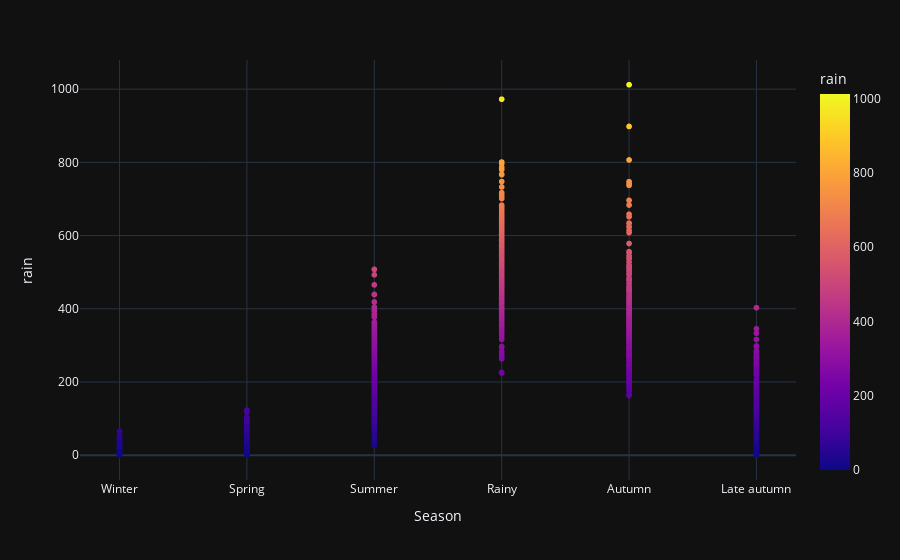

The notebook cell saved with this chart:
### Code cell
pio.templates.default = "plotly_dark"
fig = px.scatter(df, x = "Season", y = "rain", color="rain")
fig.show()

### Figure 1 — Plotly figure (JSON) as saved in the notebook; plotly's stock layout.template omitted (floating-point values rounded to 4 significant figures; data arrays with more than 128 entries replaced by an {"elided": "..."} marker saying what was removed)
{"data": [{"hovertemplate": "Season=%{x}<br>rain=%{marker.color}<extra></extra>", "legendgroup": "", "marker": {"color": {"elided": "1380 float values"}, "coloraxis": "coloraxis", "symbol": "circle"}, "mode": "markers", "name": "", "showlegend": false, "type": "scattergl", "x": {"elided": "1380 str values"}, "xaxis": "x", "y": {"elided": "1380 float values"}, "yaxis": "y"}], "layout": {"autosize": true, "coloraxis": {"colorbar": {"title": {"text": "rain"}}, "colorscale": [[0, "#0d0887"], [0.1111, "#46039f"], [0.2222, "#7201a8"], [0.3333, "#9c179e"], [0.4444, "#bd3786"], [0.5556, "#d8576b"], [0.6667, "#ed7953"], [0.7778, "#fb9f3a"], [0.8889, "#fdca26"], [1, "#f0f921"]]}, "legend": {"tracegroupgap": 0}, "margin": {"t": 60}, "xaxis": {"anchor": "y", "autorange": true, "domain": [0, 1], "range": [-0.2989, 5.299], "title": {"text": "Season"}, "type": "category"}, "yaxis": {"anchor": "x", "autorange": true, "domain": [0, 1], "range": [-78.36, 1090.0], "title": {"text": "rain"}, "type": "linear"}}}
